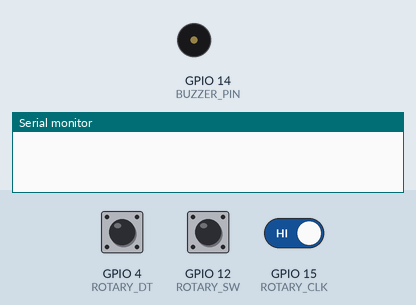
Simulated run of this sketch. Board: ESP32. On the bench: buzzer (waves = sounding, pin HIGH), the last lines printed to the serial monitor. Inputs (shaded band) come from the test bench; at power-on: GPIO 15 (ROTARY_CLK) HIGH, GPIO 4 (ROTARY_DT) HIGH, GPIO 12 (ROTARY_SW) HIGH.

Above: at 1.2 s.
1.3 s: GPIO 15 (ROTARY_CLK) driven LOW
At 2.0 s:
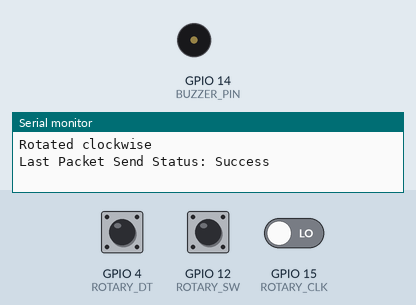
2.9 s: GPIO 15 (ROTARY_CLK) driven HIGH
At 3.3 s:
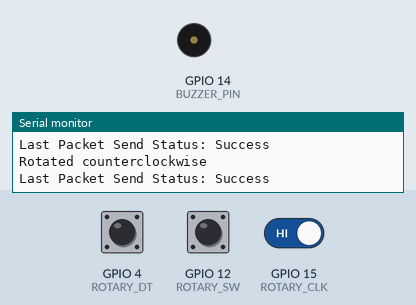
Timing chart, 0 to 5.9 s (numbered marks = the images above; inputs shaded):
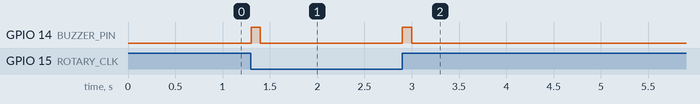

The sketch:

ESP-NOW_Transmitter_code.ino
```cpp
#include <esp_now.h>
#include <WiFi.h>

#define ROTARY_CLK 15  // CLK pin of KY-040 connected to GPIO15
#define ROTARY_DT  4   // DT pin of KY-040 connected to GPIO4
#define ROTARY_SW  12  // SW pin of KY-040 connected to GPIO16 (button switch)
#define BUZZER_PIN 14  // D5 (GPIO 14) pin connected to the buzzer

// Replace with the receiver MAC address
uint8_t receiverMAC[] = {0x8C, 0x4F, 0x00, 0x12, 0x09, 0xE4};

typedef struct test_struct {
  int rotationDirection;  // 1 for CW, 2 for CCW, 0 for no rotation
  bool buttonEvent;       // True if button is pressed
} test_struct;

test_struct myData = {0, false};

// Variables for rotary encoder
int lastStateCLK;
int currentStateCLK;

// Variables for button debounce
bool lastButtonState = HIGH;
unsigned long lastDebounceTime = 0;
unsigned long debounceDelay = 50;

// Callback when data is sent
void OnDataSent(const uint8_t *mac_addr, esp_now_send_status_t status) {
  Serial.print("Last Packet Send Status: ");
  Serial.println(status == ESP_NOW_SEND_SUCCESS ? "Success" : "Fail");
}

void setup() {
  // Initialize Serial Monitor
  Serial.begin(115200);

  // Rotary encoder pins as input
  pinMode(ROTARY_CLK, INPUT);
  pinMode(ROTARY_DT, INPUT);
  pinMode(ROTARY_SW, INPUT_PULLUP);  // Pull-up for button switch

  // Buzzer pin as output
  pinMode(BUZZER_PIN, OUTPUT);
  digitalWrite(BUZZER_PIN, LOW);  // Ensure the buzzer is off initially

  // Read the initial state of the rotary encoder
  lastStateCLK = digitalRead(ROTARY_CLK);

  // Set device as a Wi-Fi Station
  WiFi.mode(WIFI_STA);

  // Initialize ESP-NOW
  if (esp_now_init() != ESP_OK) {
    Serial.println("Error initializing ESP-NOW");
    return;
  }

  // Register for send callback
  esp_now_register_send_cb(OnDataSent);

  // Add peer (receiver MAC address)
  esp_now_peer_info_t peerInfo;
  memset(&peerInfo, 0, sizeof(peerInfo));
  peerInfo.channel = 0;
  peerInfo.encrypt = false;
  memcpy(peerInfo.peer_addr, receiverMAC, 6);  // Set receiver's MAC address
  if (esp_now_add_peer(&peerInfo) != ESP_OK) {
    Serial.println("Failed to add peer");
    return;
  }
}

void loop() {
  // Rotary Encoder Logic
  currentStateCLK = digitalRead(ROTARY_CLK);

  if (currentStateCLK != lastStateCLK) {
    // Check the direction of rotation
    if (digitalRead(ROTARY_DT) != currentStateCLK) {
      Serial.println("Rotated clockwise");
      myData.rotationDirection = 1;  // CW
    } else {
      Serial.println("Rotated counterclockwise");
      myData.rotationDirection = 2;  // CCW
    }

    // Send rotation direction
    myData.buttonEvent = false;  // Ensure button event is false
    esp_now_send(receiverMAC, (uint8_t *)&myData, sizeof(myData));

    // Activate buzzer for rotation event
    digitalWrite(BUZZER_PIN, HIGH);  // Turn on buzzer
    delay(100);                      // Keep buzzer on for 100ms
    digitalWrite(BUZZER_PIN, LOW);   // Turn off buzzer

    delay(50);  // Prevent duplicate signals
  }
  lastStateCLK = currentStateCLK;

  // Button Logic with Debounce
  bool currentButtonState = digitalRead(ROTARY_SW);
  if (currentButtonState != lastButtonState) {
    lastDebounceTime = millis();  // Reset debounce timer
  }

  if ((millis() - lastDebounceTime) > debounceDelay) {
    if (currentButtonState == LOW && lastButtonState == HIGH) {
      // Button is pressed
      Serial.println("Button pressed!");

      // Send button press event
      myData.rotationDirection = 0;  // No rotation
      myData.buttonEvent = true;
      esp_now_send(receiverMAC, (uint8_t *)&myData, sizeof(myData));

      // Activate buzzer for button press event
      digitalWrite(BUZZER_PIN, HIGH);  // Turn on buzzer
      delay(100);                      // Keep buzzer on for 100ms
      digitalWrite(BUZZER_PIN, LOW);   // Turn off buzzer
    }
  }
  lastButtonState = currentButtonState;

  // Reset rotation direction after sending
  myData.rotationDirection = 0;
}
```

Measured:
- after the input at 1.3 s, GPIO 14 (BUZZER_PIN): LOW → HIGH at once, → LOW 0.10 s later
- after the input at 2.9 s, GPIO 14 (BUZZER_PIN): LOW → HIGH at once, → LOW 0.10 s later
